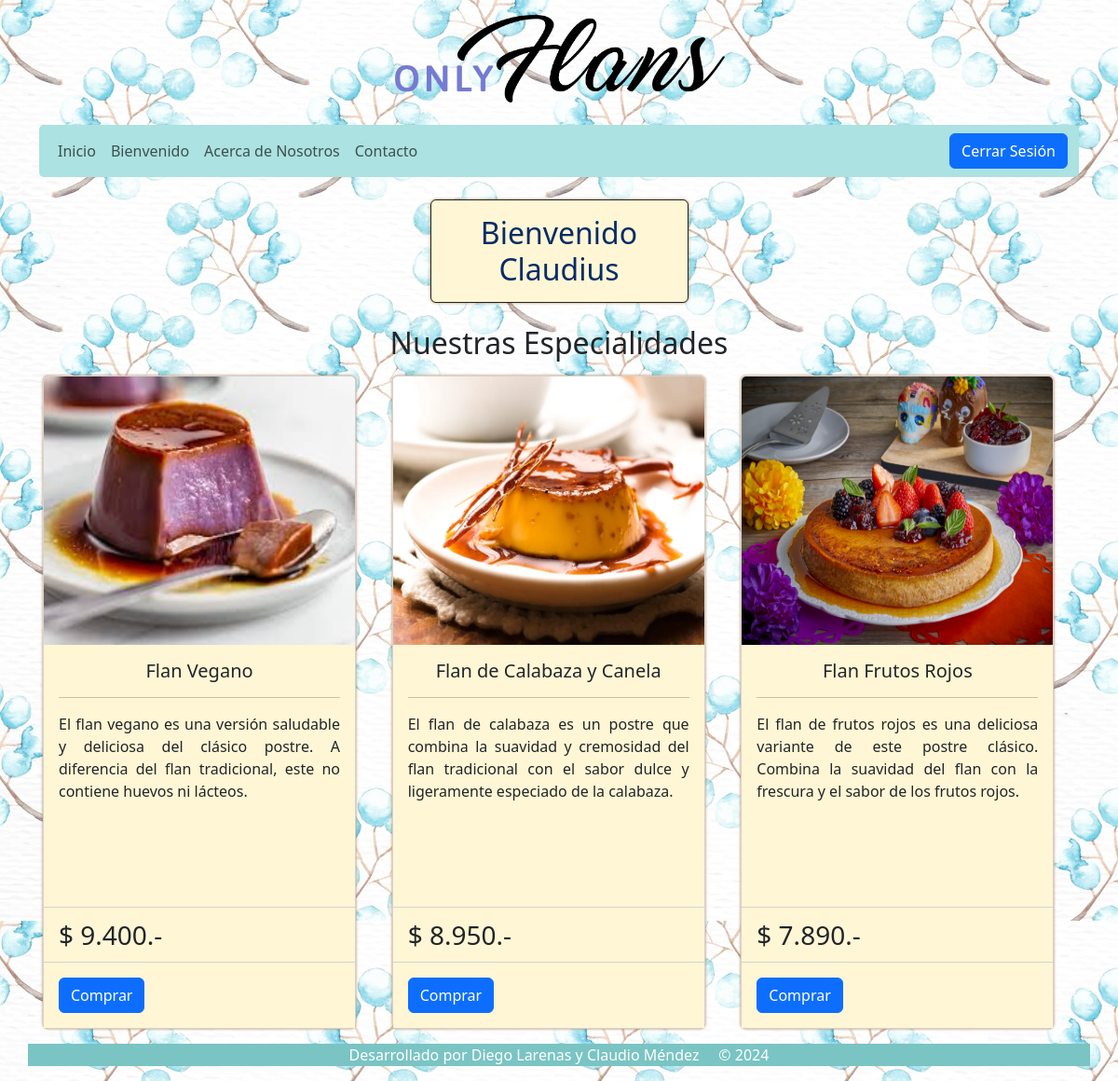
The app's page /bienvenido/ (signed in) with its own data.
### web/models.py (models this page shows, shortened)
class Flan(models.Model):
    flan_uuid = models.UUIDField()
    name = models.CharField(max_length=64)
    description = models.TextField()
    image_url = models.URLField()
    price = models.CharField(max_length=12, default='$ 0')
    slug = models.SlugField()
    is_private = models.BooleanField()
    created_at = models.DateTimeField(auto_now_add=True)
    updated_at = models.DateTimeField(auto_now=True)

### web/views.py (the view)
# urls.py: path('bienvenido/', welcome, name="bienvenido"),
@login_required
def welcome(request):
    flanes_privados = Flan.objects.filter(is_private=True)
    context = {
        'flanes_privados' : flanes_privados
    }
    return render(request, 'welcome.html', context)

### web/templates/welcome.html
{% extends 'base.html'%}
{% block 'content' %}
<section>
    <div class="container py-3 px-3">
        <div class="row mx-auto col-3 text-center justify-content-center ">
            <h2 class="text-center text-primary-emphasis mt-2 mb-4 py-3 border border-dark rounded welcome">Bienvenido {{user.get_username}}</h2>
        </div>
        <h2 class="text-center mb-3">Nuestras Especialidades</h2>
        <div class="row gx-3 gy-3">
            {% for flan in flanes_privados %}
            <div class="col-12 col-md-6 col-lg-4">
                <div class="card">
                    <img src="{{flan.image_url}}" class="card-img-top" alt="{{flan.slug}}">
                    <div class="card-body">
                        <h5 class="card-title">{{flan.name}}</h5>
                        <hr>
                        <p class="card-text">{{flan.description}}</p>
                    </div>
                    <ul class="list-group list-group-flush">
                        <li class="list-group-item fs-3">{{flan.price}}</li>
                    </ul>
                    <div class="card-body">
                        <a href="#" class="card-link btn btn-primary">Comprar</a>
                    </div>
                </div>
            </div>
            {% endfor %}
        </div>
    </div>
</section>
{% endblock  %}

### web/static/css/style.css (style rules this page uses)
body { background-image: url('/static/img/floral-watercolor.jpg') }
.card { width: 21em; box-shadow:0px 0px 3px 0px #b77a47; }
.card img { height: 18em; }
.card-title { text-align: center; }
.card-body { background-color: #fff6d5; }
.card-text { height: 12em; text-align: justify; }
.list-group-item { background-color: #fff6d5; }
.welcome { background-color: #fff6d5; box-shadow:0px 0px 3px 0px #b77a47; }

### records on screen
Flan: image_url (picture), name "Flan Vegano", description "El flan vegano es una versión saludable y deliciosa del clásico postre. A diferencia del flan tradicional, este no contiene huevos ni lácteos.", price "$ 9.400.-"
Flan: image_url (picture), name "Flan de Calabaza y Canela", description "El flan de calabaza es un postre que combina la suavidad y cremosidad del flan tradicional con el sabor dulce y ligeramente especiado de la calabaza.", price "$ 8.950.-"
Flan: image_url (picture), name "Flan Frutos Rojos", description "El flan de frutos rojos es una deliciosa variante de este postre clásico. Combina la suavidad del flan con la frescura y el sabor de los frutos rojos.", price "$ 7.890.-"

### other values on screen
{{ user.get_username }} "Claudius"
